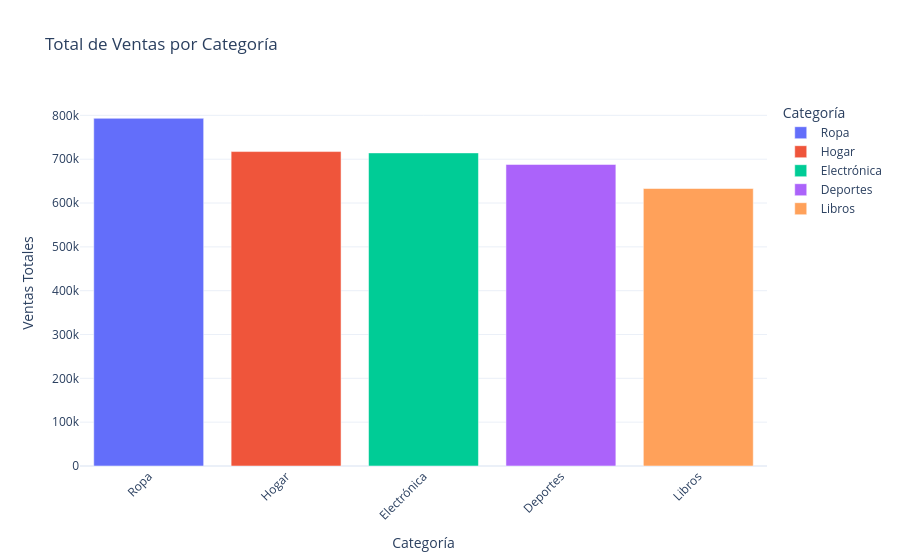

The notebook cell saved with this chart:
### Code cell
# Etapa 1: carga y análisis inicial
# Carga el archivo Excel con pandas
import pandas as pd
import plotly.express as px

# Leer el archivo de ventas
# Asegúrate de que el archivo esté en la misma carpeta que este cuaderno
# Si la ruta es diferente, cámbiala aquí.
df = pd.read_excel('datos_ejemplo.xlsx')

# Convertir la columna Fecha a tipo fecha
# Esto permite trabajar con fechas si luego se requiere más análisis
if 'Fecha' in df.columns:
    df['Fecha'] = pd.to_datetime(df['Fecha'])

# Cálculo del total de ventas y del promedio diario de ventas
# El promedio diario se calcula sobre toda la columna de ventas
ventas_total = df['Ventas'].sum()
ventas_promedio_diaria = df['Ventas'].mean()

print(f'Total de ventas: {ventas_total:,.2f}')
print(f'Promedio de ventas diarias: {ventas_promedio_diaria:,.2f}')

# Agrupamos las ventas por categoría para la gráfica
ventas_por_categoria = df.groupby('Categoria', as_index=False)['Ventas'].sum()
ventas_por_categoria = ventas_por_categoria.sort_values('Ventas', ascending=False)

# Gráfica de barras con Plotly
fig = px.bar(
    ventas_por_categoria,
    x='Categoria',
    y='Ventas',
    title='Total de Ventas por Categoría',
    labels={'Categoria': 'Categoría', 'Ventas': 'Ventas Totales'},
    color='Categoria'
)

fig.update_layout(template='plotly_white', xaxis_tickangle=-45)
fig.show()

### Figure 1 — Plotly figure (JSON) as saved in the notebook; plotly's stock layout.template omitted (floating-point values rounded to 4 significant figures)
{"data": [{"hovertemplate": "Categoría=%{x}<br>Ventas Totales=%{y}<extra></extra>", "legendgroup": "Ropa", "marker": {"color": "#636efa", "pattern": {"shape": ""}}, "name": "Ropa", "orientation": "v", "showlegend": true, "textposition": "auto", "type": "bar", "x": ["Ropa"], "xaxis": "x", "y": [793300.0], "yaxis": "y"}, {"hovertemplate": "Categoría=%{x}<br>Ventas Totales=%{y}<extra></extra>", "legendgroup": "Hogar", "marker": {"color": "#EF553B", "pattern": {"shape": ""}}, "name": "Hogar", "orientation": "v", "showlegend": true, "textposition": "auto", "type": "bar", "x": ["Hogar"], "xaxis": "x", "y": [717400.0], "yaxis": "y"}, {"hovertemplate": "Categoría=%{x}<br>Ventas Totales=%{y}<extra></extra>", "legendgroup": "Electrónica", "marker": {"color": "#00cc96", "pattern": {"shape": ""}}, "name": "Electrónica", "orientation": "v", "showlegend": true, "textposition": "auto", "type": "bar", "x": ["Electrónica"], "xaxis": "x", "y": [714400.0], "yaxis": "y"}, {"hovertemplate": "Categoría=%{x}<br>Ventas Totales=%{y}<extra></extra>", "legendgroup": "Deportes", "marker": {"color": "#ab63fa", "pattern": {"shape": ""}}, "name": "Deportes", "orientation": "v", "showlegend": true, "textposition": "auto", "type": "bar", "x": ["Deportes"], "xaxis": "x", "y": [688000.0], "yaxis": "y"}, {"hovertemplate": "Categoría=%{x}<br>Ventas Totales=%{y}<extra></extra>", "legendgroup": "Libros", "marker": {"color": "#FFA15A", "pattern": {"shape": ""}}, "name": "Libros", "orientation": "v", "showlegend": true, "textposition": "auto", "type": "bar", "x": ["Libros"], "xaxis": "x", "y": [633100.0], "yaxis": "y"}], "layout": {"barmode": "relative", "legend": {"title": {"text": "Categoría"}, "tracegroupgap": 0}, "title": {"text": "Total de Ventas por Categoría"}, "xaxis": {"anchor": "y", "categoryarray": ["Ropa", "Hogar", "Electrónica", "Deportes", "Libros"], "categoryorder": "array", "domain": [0, 1], "tickangle": -45, "title": {"text": "Categoría"}}, "yaxis": {"anchor": "x", "domain": [0, 1], "title": {"text": "Ventas Totales"}}}}
